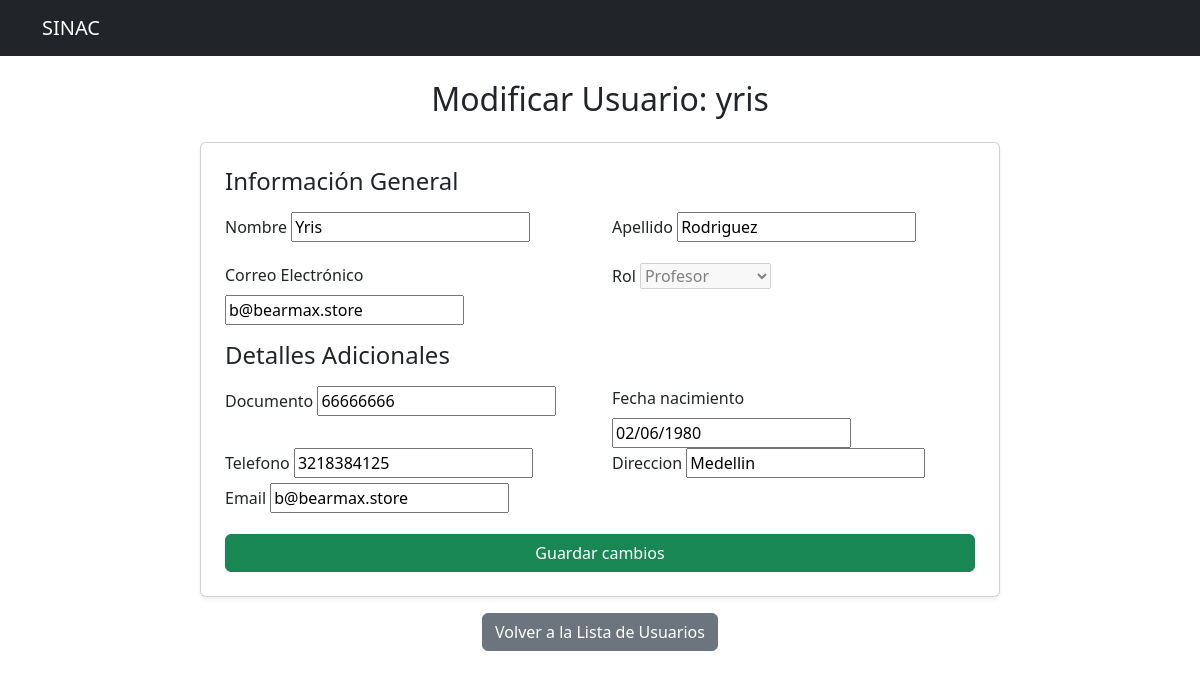
The app's page /modificar_usuario/21/ (signed in), older data.
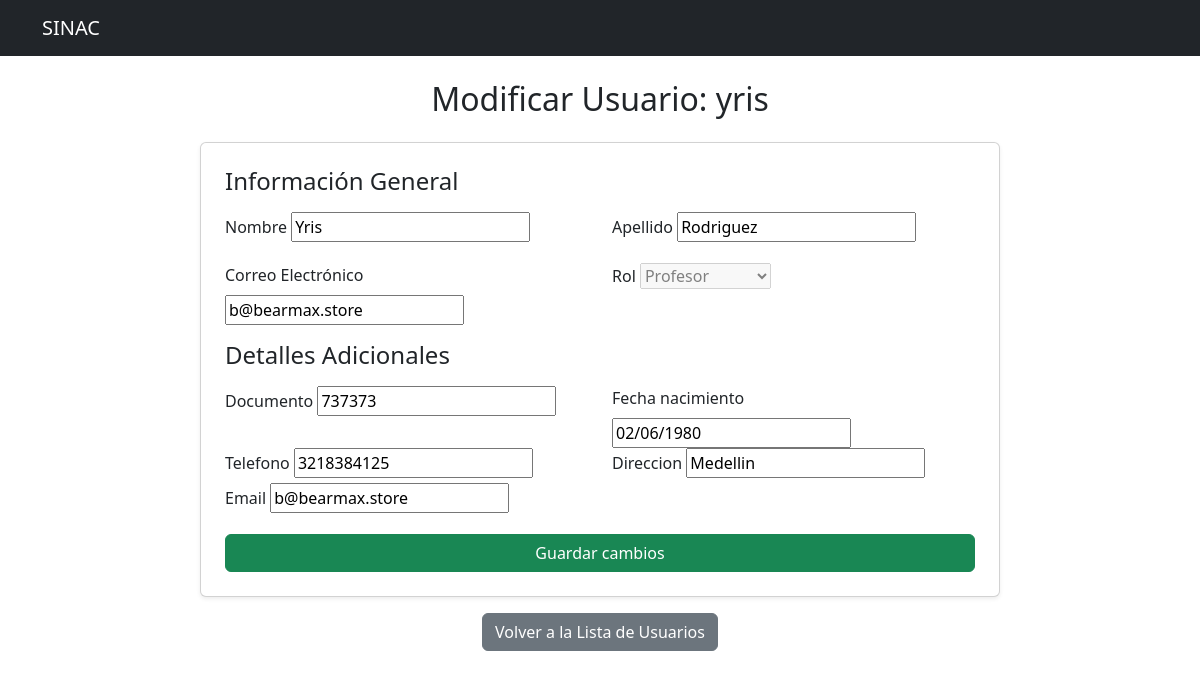
The same page, newer data.
### SINAC/models.py (models this page shows, shortened)
class Profesor(models.Model):
    usuario = models.OneToOneField(Usuario, on_delete=models.CASCADE)
    direccion = models.CharField(max_length=255)
    fecha_nacimiento = models.DateField()
    telefono = models.CharField(max_length=15)
    documento = models.CharField(max_length=20, unique=True)
    email = models.EmailField(unique=True)

### SINAC/views.py (the view, shortened to what this page needs)
# urls.py: path('modificar_usuario/<int:usuario_id>/', modificar_usuario, name='modificar_usuario'),
@login_required
@user_passes_test(es_admin)
def modificar_usuario(request, usuario_id):
    usuario = get_object_or_404(Usuario, id=usuario_id)
    if usuario.rol == Usuario.ESTUDIANTE:
        estudiante = get_object_or_404(Estudiante, usuario=usuario)
        form_usuario = ModificarUsuarioForm(request.POST or None, instance=usuario)
        form_detalles = ModificarEstudianteForm(request.POST or None, instance=estudiante)
    elif usuario.rol == Usuario.PROFESOR:
        profesor = get_object_or_404(Profesor, usuario=usuario)
        form_usuario = ModificarUsuarioForm(request.POST or None, instance=usuario)
        form_detalles = ModificarProfesorForm(request.POST or None, instance=profesor)
    else:
        form_usuario = ModificarUsuarioForm(request.POST or None, instance=usuario)
        form_detalles = None
    return render(request, 'modificar_usuario.html', {
        'form_usuario': form_usuario,
        'form_detalles': form_detalles,
        'usuario': usuario
    })

### SINAC/forms.py
class ModificarUsuarioForm(forms.ModelForm):
    class Meta:
        model = Usuario
        fields = ['first_name', 'last_name', 'email', 'rol']
    def __init__(self, *args, **kwargs):
        super(ModificarUsuarioForm, self).__init__(*args, **kwargs)
        self.fields['rol'].disabled = True

class ModificarProfesorForm(forms.ModelForm):
    class Meta:
        model = Profesor
        fields = ['documento', 'fecha_nacimiento', 'telefono', 'direccion', 'email']

### SINAC/views.py (called while the page is built)
def es_admin(user):
    return user.is_superuser

### templates/modificar_usuario.html (shortened to what this page needs)
{% extends 'base.html' %}
{% block content %}
<div class="container mt-4">
    <h2 class="mb-4 text-center">Modificar Usuario: {{ usuario.username }}</h2>
    <div class="card p-4 shadow-sm mx-auto" style="max-width: 800px;">
        <h4 class="mb-3">Información General</h4>
        <form method="POST">
            <div class="row mb-3">
                <div class="col-md-6">
                    <label class="form-label">Nombre</label>
                    {{ form_usuario.first_name }}
                </div>
                <div class="col-md-6">
                    <label class="form-label">Apellido</label>
                    {{ form_usuario.last_name }}
                </div>
            </div>
            <div class="row mb-3">
                <div class="col-md-6">
                    <label class="form-label">Correo Electrónico</label>
                    {{ form_usuario.email }}
                </div>
                <div class="col-md-6">
                    <label class="form-label">Rol</label>
                    {{ form_usuario.rol }}
                </div>
            </div>
            {% if form_detalles %}
                <h4 class="mb-3">Detalles Adicionales</h4>
                <div class="row mb-3">
                    {% for field in form_detalles %}
                        <div class="col-md-6">
                            <label class="form-label">{{ field.label }}</label>
                            {{ field }}
                        </div>
                    {% endfor %}
                </div>
            {% endif %}
            <button type="submit" class="btn btn-success w-100">Guardar cambios</button>
        </form>
    </div>
    <div class="mt-3 text-center">
        <a href="{% url 'lista_usuarios' %}" class="btn btn-secondary">Volver a la Lista de Usuarios</a>
    </div>
</div>
{% endblock %}

Row changes from the older to the newer data that the page shows:
changed Profesor "Medellin": documento "66666666" → "737373"
